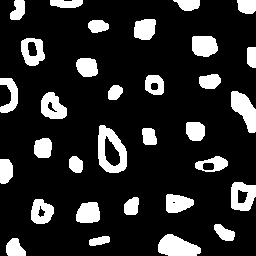
//> input picture cap2/bolhas.png, 256 x 256 px
$ ./trocaregioes   (built with g++ and OpenCV 4)
//> lines starting //> are read from the running program, lines starting //| are printed output that depends on the picture; after the words box and inside, x2 and y2 are one past the last pixel; in counts of white or black regions, pixels touching at a corner belong together
#include <iostream>
#include <opencv2/opencv.hpp>

int main(int, char**) {

    cv::Mat image;

    // Carrega a imagem em escala de cinza
    image = cv::imread("bolhas.png", cv::IMREAD_GRAYSCALE);
//> image: 256 rows x 256 cols, CV_8UC1; 16.5% white; 32 white regions, largest, box (x1, y1, x2, y2) and area: (98, 125, 127, 173) 789, (158, 234, 201, 256) 669, (231, 91, 256, 133) 613

    if (!image.data) {
        std::cout << "Nao abriu bolhas.png" << std::endl;
        return -1;
    }

    // Dimensoes da imagem
    int largura = image.cols;
//> largura = 256
    int altura = image.rows;
//> altura = 256

    // Como a imagem possui dimensoes multiplas de 2,
    // podemos dividir largura e altura pela metade.
    int metadeLargura = largura / 2;
//> metadeLargura = 128
    int metadeAltura = altura / 2;
//> metadeAltura = 128

    // Cria os quatro quadrantes da imagem usando cv::Mat e cv::Rect
    cv::Mat superiorEsquerdo(
        image,
        cv::Rect(0, 0, metadeLargura, metadeAltura)
    );
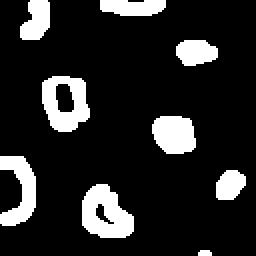
//> superiorEsquerdo: 128 rows x 128 cols, CV_8UC1 (shown 2 times larger); 15.2% white; 9 white regions (1 under 20 px), largest, box (x1, y1, x2, y2) and area: (41, 92, 67, 119) 481, (21, 38, 45, 66) 434, (0, 78, 18, 113) 363

    cv::Mat superiorDireito(
        image,
        cv::Rect(metadeLargura, 0, metadeLargura, metadeAltura)
    );
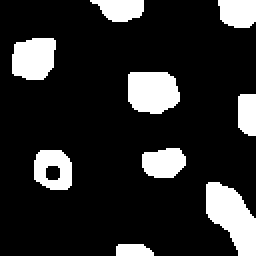
//> superiorDireito: 128 rows x 128 cols, CV_8UC1 (shown 2 times larger); 16.6% white; 9 white regions, largest, box (x1, y1, x2, y2) and area: (103, 91, 128, 128) 574, (64, 36, 90, 57) 467, (6, 19, 28, 40) 391

    cv::Mat inferiorEsquerdo(
        image,
        cv::Rect(0, metadeAltura, metadeLargura, metadeAltura)
    );
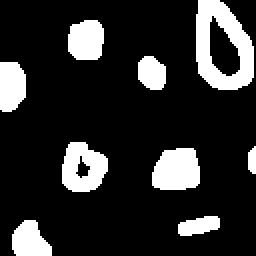
//> inferiorEsquerdo: 128 rows x 128 cols, CV_8UC1 (shown 2 times larger); 17.5% white; 9 white regions, largest, box (x1, y1, x2, y2) and area: (98, 0, 127, 45) 770, (76, 74, 100, 95) 428, (31, 71, 54, 96) 411

    cv::Mat inferiorDireito(
        image,
        cv::Rect(metadeLargura, metadeAltura,
                 metadeLargura, metadeAltura)
    );
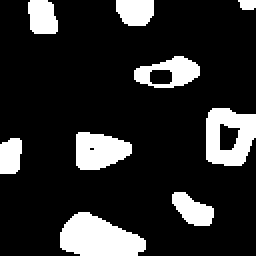
//> inferiorDireito: 128 rows x 128 cols, CV_8UC1 (shown 2 times larger); 16.9% white; 9 white regions, largest, box (x1, y1, x2, y2) and area: (30, 106, 73, 128) 669, (103, 54, 128, 83) 521, (38, 66, 66, 85) 406

    // Guarda temporariamente os quadrantes antes da troca
    cv::Mat tempSuperiorEsquerdo = superiorEsquerdo.clone();
    cv::Mat tempSuperiorDireito = superiorDireito.clone();

    // Troca os quadrantes na diagonal
    inferiorDireito.copyTo(superiorEsquerdo);
    tempSuperiorEsquerdo.copyTo(inferiorDireito);

    inferiorEsquerdo.copyTo(superiorDireito);
    tempSuperiorDireito.copyTo(inferiorEsquerdo);
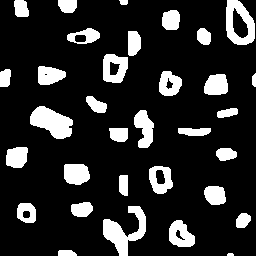
//> image: 256 rows x 256 cols, CV_8UC1; 16.5% white; 33 white regions (1 under 20 px), largest, box (x1, y1, x2, y2) and area: (103, 206, 146, 256) 937, (30, 106, 73, 139) 886, (226, 0, 255, 45) 770

    // Exibe a imagem modificada
    cv::namedWindow("janela", cv::WINDOW_AUTOSIZE);
    cv::imshow("janela", image);
    cv::waitKey();

    return 0;
}

$ run again, with cap2/cap2ex1_regions.png copied over cap2/bolhas.png
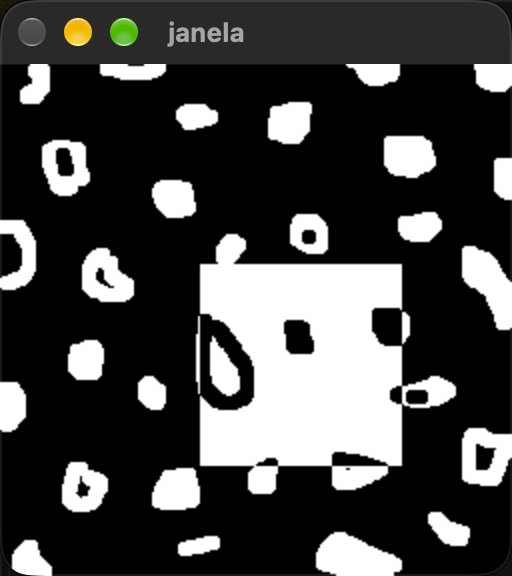
//> input picture cap2/cap2ex1_regions.png, 512 x 576 px
//> `cv::Mat inferiorDireito( image, cv::Rect(metadeLargura, metadeAltura, ..`:
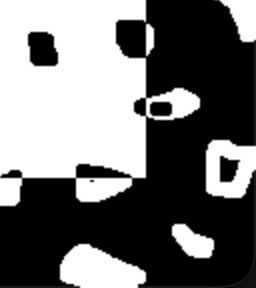
//> inferiorDireito: 288 rows x 256 cols, CV_8UC1; min 0, max 255, mean 113.3
//> `tempSuperiorDireito.copyTo(inferiorEsquerdo);`:
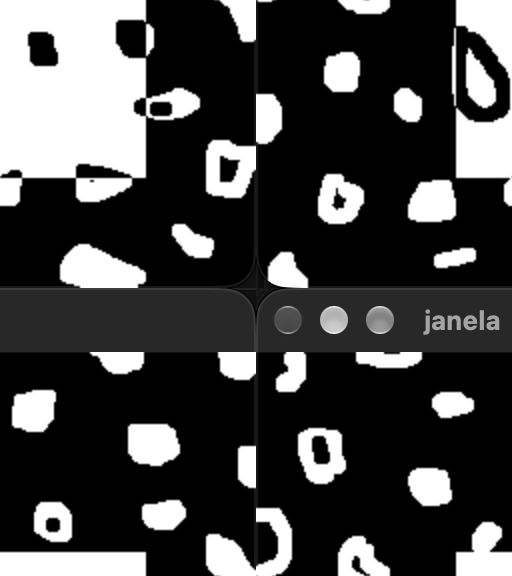
//> image: 576 rows x 512 cols, CV_8UC1; min 0, max 255, mean 68.5

$ run again, with cap2/cap2ex2_trocaregioes.png copied over cap2/bolhas.png
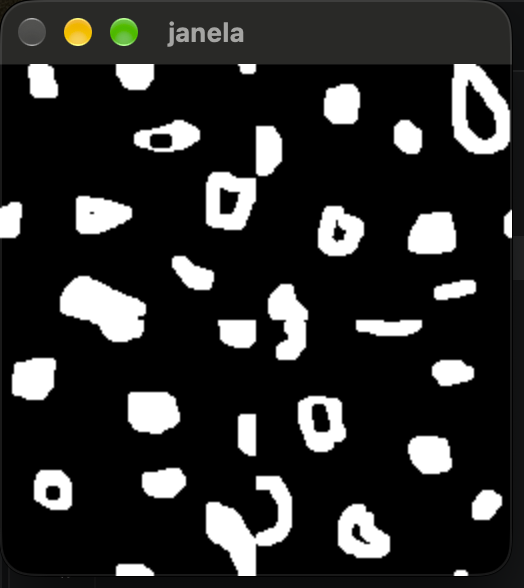
//> input picture cap2/cap2ex2_trocaregioes.png, 524 x 588 px
//> `cv::Mat superiorDireito( image, cv::Rect(metadeLargura, 0, metadeLargu..`:
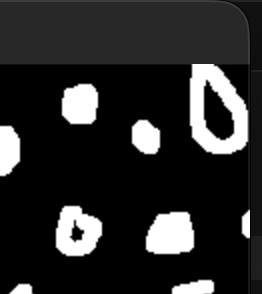
//> superiorDireito: 294 rows x 262 cols, CV_8UC1; min 0, max 255, mean 42.9
//> `tempSuperiorDireito.copyTo(inferiorEsquerdo);`:
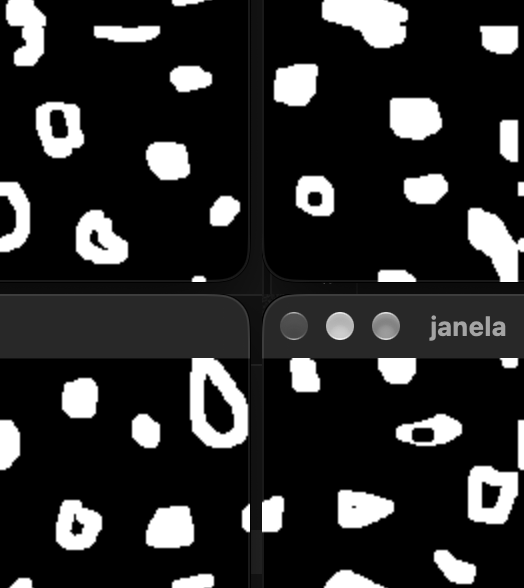
//> image: 588 rows x 524 cols, CV_8UC1; min 0, max 255, mean 41.9
